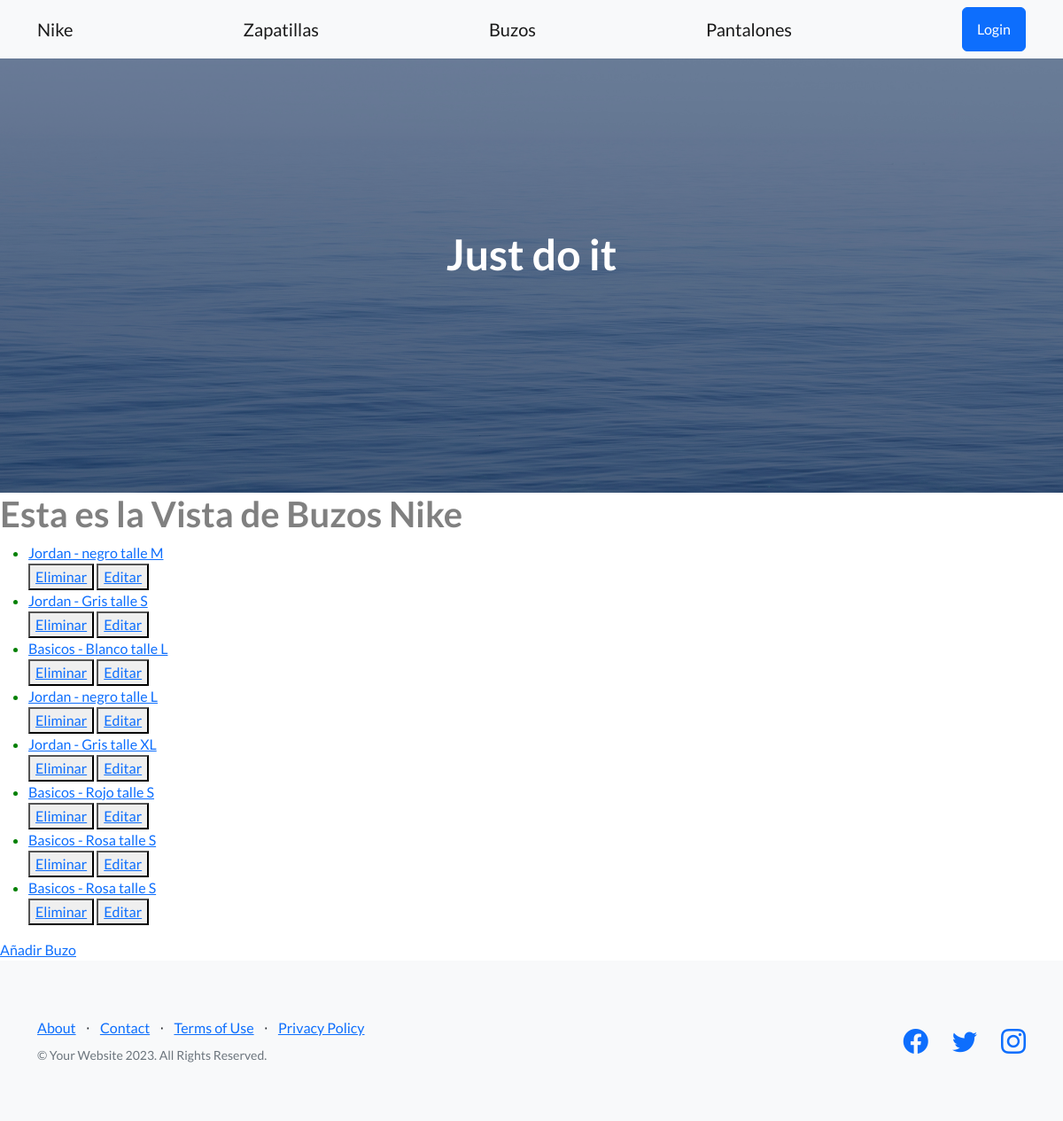
The app's page /Nike/buzos-list/ with its own data.
### Nike/models.py (models this page shows)
class Buzos(models.Model):
    modelo = models.CharField(max_length=30)
    color = models.CharField(max_length=30)
    talle = models.CharField(max_length=30)
    def __str__(self):
        return f'{self.modelo} - {self.color} talle {self.talle}'

### Nike/views.py (the view)
# urls.py: path('buzos-list/', BuzosList.as_view(), name='BuzosList'),
class BuzosList(ListView):
    model = Buzos
    template_name = "buzos_list.html"
    context_object_name = "buzos"

### Nike/templates/buzos_list.html
{% extends 'padre.html' %}
{% block ContenidoQueCambia %}
    <body>
        <h1 style="color:gray">Esta es la Vista de Buzos Nike</h1>
        <ul style="color: green">
            {% for buzo in buzos %}
                <li>
                    <a href="{% url 'BuzosDetail' buzo.id %}">{{buzo}}</a>
                </li>
                <div>
                    <button>
                        <a href="{% url 'BuzosDelete' buzo.id %}">Eliminar</a>
                    </button>
                    <button>
                        <a href="{% url 'BuzosUpdate' buzo.id %}">Editar</a>
                    </button>
                </div>
            {% endfor %}
        </ul>
        <a href="{% url 'BuzosCreate' %}">Añadir Buzo</a>
    </body>
{% endblock ContenidoQueCambia %}

### records on screen
Buzos: modelo+color+talle "Jordan - negro talle M"
Buzos: modelo+color+talle "Jordan - Gris talle S"
Buzos: modelo+color+talle "Basicos - Blanco talle L"
Buzos: modelo+color+talle "Jordan - negro talle L"
Buzos: modelo+color+talle "Jordan - Gris talle XL"
Buzos: modelo+color+talle "Basicos - Rojo talle S"
Buzos: modelo+color+talle "Basicos - Rosa talle S"
Buzos: modelo+color+talle "Basicos - Rosa talle S"
